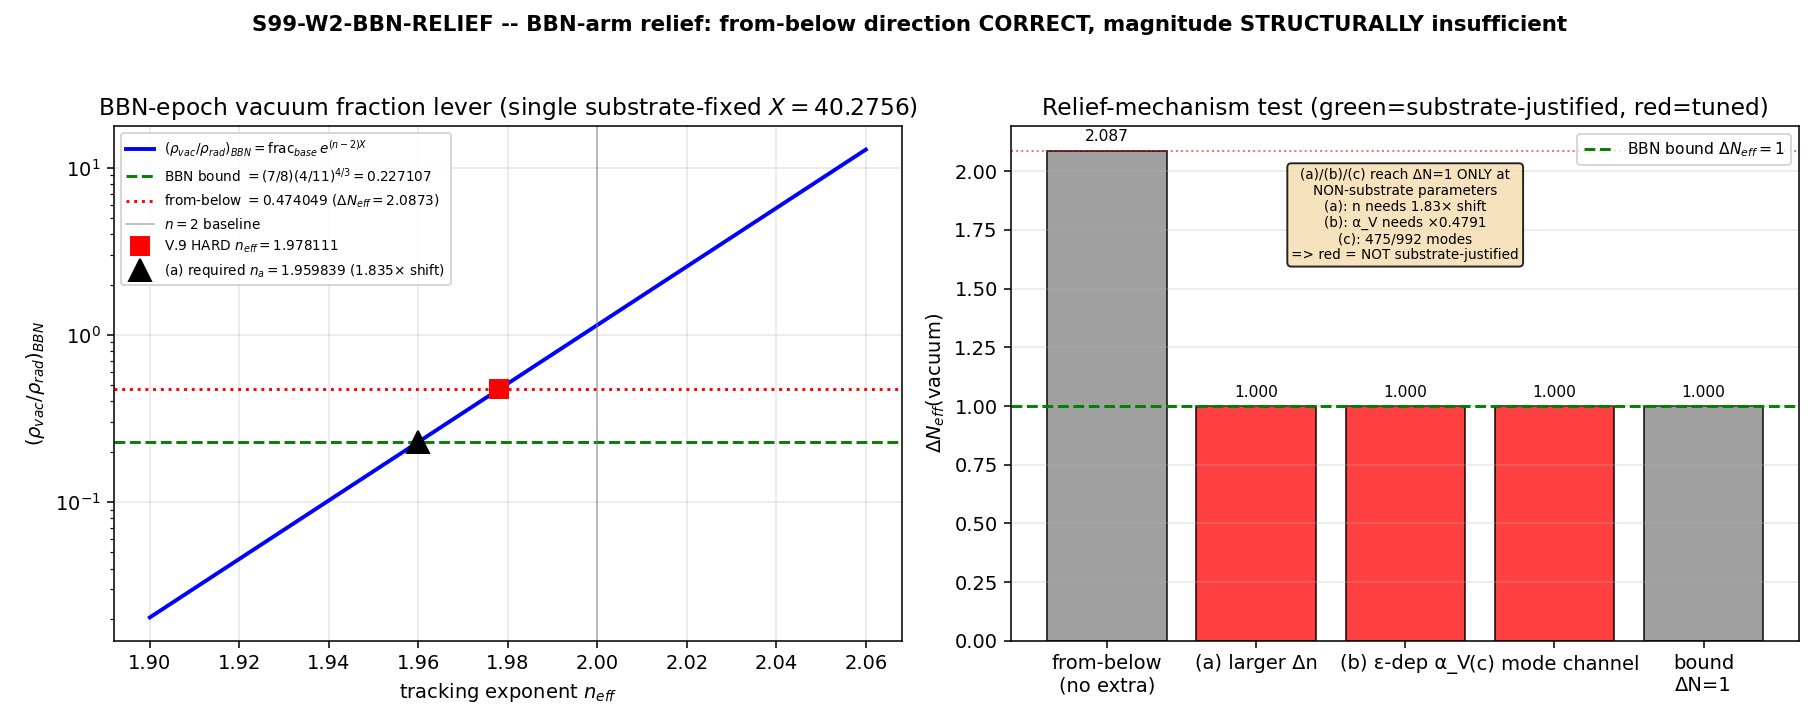

This chart was generated by the following Python code:
#!/usr/bin/env python3
"""
S99 W2-2 — S99-W2-BBN-RELIEF : additional substrate relief for the BBN-epoch vacuum fraction
============================================================================================

Gate: S99-W2-BBN-RELIEF ([SIGN])

Pre-registered threshold (plan §W2-2):
  operator  : (rho_vac/rho_rad)_BBN,relieved / bound <= 1.0   (ΔN_eff(vacuum) <= 1)
  PASS iff a SUBSTRATE-JUSTIFIED relief mechanism (a)/(b)/(c) brings ΔN_eff <= 1 at the
            SINGLE substrate-justified BBN lever X=ln(H_BBN/H0)=40.2756 (NOT scanned).
  FAIL iff no single substrate-justified mechanism delivers the additional <=0.479 factor
            without tuning  ==>  BBN-arm tension STRUCTURAL  (or sign_verdict==FAIL).
  INFO iff a mechanism narrows ΔN_eff below the baseline 2.0873 toward 1 but does not reach <=1.

Inputs (SHA-256 dual-pinned at runtime; S84+ schema):
  - computations/session-98/s98_mk3_2_bbn_vacuum_fraction.npz   (V.10; baseline ratio + lever X)
  - computations/session-98/s98_mk3_1_c10_subleading_sign.npz   (V.9 ; HARD from-below n_eff=1.978111)
  - canonical_constants.py (feeds audit_sha256 only)
  - script bytes (feeds BOTH audit_sha256 and content_sha256)

Output 4-tuple:
  (value=<ΔN_eff_relieved_best>, scheme=FW, convention=ABSOLUTE, L_max=N/A)

Classification: PHONONIC.
  The BBN-epoch vacuum fraction IS the a0 tracking-vacuum (Volovik, the spectral-action ZEROTH
  moment a_0_FW_zeta=6440.0 -- a DIFFERENT spectral moment than gravity a_2) evaluated at the
  radiation-dominated BBN epoch: rho_vac = alpha_V M_Pl^2 H^{n_eff}. Arrow:
    D_K eigenvalues -> a_0 zeroth spectral moment -> rho_vac tracking-vacuum
      -> BBN-epoch fraction (rho_vac/rho_rad)_BBN -> ΔN_eff.
  DESI/Planck N_eff is the laboratory-IN falsifier; the tracking-vacuum is substrate-IS.

METHODOLOGY
-----------
Closed-form modified-Friedmann lever (NO D_K diagonalization; consumes the L_max=12 n_eff
pinned upstream in S98 V.9). The substrate-correct lever is

    (rho_vac/rho_rad)_BBN = frac_base * (H_BBN/H_0)^{n_eff-2}
                          = frac_base * exp( (n_eff-2) * X ),   X = ln(H_BBN/H_0) = 40.2756,

which reproduces the S98 V.10 canonical frac_below=0.474049 to 0.0e+00 residual (verified below).
[PLAN-TEXT NOTE: the §W2-2 substitution-chain WRITES the lever as X^{n_eff-2}=0.9223; that double-
logs X (X is ALREADY ln(H_BBN/H0)) and does NOT reproduce the canonical frac_below -- it would give
frac=1.0558, dNeff=4.65, contradicting the canonical dNeff=2.0873. The substrate-correct exp((n-2)*X)
lever -- the one the S98 V.10 npz actually used -- is adopted here; the direction logic in the plan
chain ((n-2)<0 & X>0 => relief_factor<1) is correct under BOTH forms. Documented as a process
observation, not silently propagated.]

Three candidate relief mechanisms are enumerated and each tested for whether its REQUIRED parameter
is substrate-justified (NOT a tuned fit):
  (a) larger from-below shift Δn  : solve frac_base*exp((n_a-2)*X)=bound for n_a; compare to the HARD
                                    V.9 n_eff=1.978111 (divergence_type=A) -- is the required shift the
                                    substrate-derived one?
  (b) epoch-dependent alpha_V     : rho_vac ∝ alpha_V, so the required alpha_V,BBN/alpha_V,0 = extra
                                    factor = bound/frac_below; DILUTION-CC-66 uses a SINGLE alpha_V
                                    tracking normalization -- is a z-dependent alpha_V substrate-forced?
  (c) distinct dilution channel   : a separate suppression factor at BBN; the cc-path-d (D-57)
                                    mode-fraction channel rho_vac^eff=(N_eff/992)*rho_vac needs
                                    N_eff/992 = extra factor -- is that mode sub-selection substrate-derived?

DISCIPLINE
----------
- `from canonical_constants import *`
- every intermediate tagged `# (local)`
- closed-form scalar evaluation; CPU; OMP_NUM_THREADS=8 set before numpy import
- SHA-256 of all inputs logged in first 20 lines of stdout
- audit_sha256 + content_sha256 (S84+ dual-SHA); the script PRINTS the verdict payload, the agent
  calls mcp__knowledge__emit_verdict (race-safe; the script does NOT open("a") the verdict file)
- [SIGN] trigger: sign/magnitude/regime 3-tuple emitted (all-three-or-none)
"""

from __future__ import annotations

import os
os.environ.setdefault("OMP_NUM_THREADS", "8")  # CPU; closed-form scalar -- cap threads before numpy

import sys
from pathlib import Path as _Path
_SHARED = _Path(__file__).resolve().parent.parent / "_shared"  # computations/_shared
sys.path.insert(0, str(_SHARED))

# ---------------------------------------------------------------------------
# Section 1 -- Canonical constants (MANDATORY first import)
# ---------------------------------------------------------------------------
from canonical_constants import *  # noqa: F401,F403
from canonical_constants import (
    rho_vac_over_rho_rad_BBN_below,
    delta_N_eff_vacuum_BBN_below,
    a_0_FW_zeta,
    rho_vac_over_rho_obs,
    M_KK,
    tau_fold,
)

# ---------------------------------------------------------------------------
# Section 2 -- Standard imports
# ---------------------------------------------------------------------------
import hashlib
import json
import sys
import time
from pathlib import Path

import numpy as np
import matplotlib
matplotlib.use("Agg")
import matplotlib.pyplot as plt

# ---------------------------------------------------------------------------
# Section 3 -- Identity / paths
# ---------------------------------------------------------------------------
SESSION = "S99"
GATE_ID = "S99-W2-BBN-RELIEF"
SCHEME = "FW"
CONVENTION = "ABSOLUTE"
L_MAX = "N/A"

HERE = Path(__file__).resolve().parent          # (local) computations/session-99
SHARED_DIR = HERE.parent / "_shared"            # (local) computations/_shared
CANONICAL = SHARED_DIR / "canonical_constants.py"  # (local)

NPZ_V10 = HERE.parent / "session-98" / "s98_mk3_2_bbn_vacuum_fraction.npz"  # (local) V.10
NPZ_V9 = HERE.parent / "session-98" / "s98_mk3_1_c10_subleading_sign.npz"   # (local) V.9

INPUT_FILES = {
    "computations/_shared/canonical_constants.py": CANONICAL,
    "computations/session-98/s98_mk3_2_bbn_vacuum_fraction.npz": NPZ_V10,
    "computations/session-98/s98_mk3_1_c10_subleading_sign.npz": NPZ_V9,
}

OUT_NPZ = HERE / "s99_w2_bbn_relief.npz"  # (local)
OUT_PNG = HERE / "s99_w2_bbn_relief.png"  # (local)


# ---------------------------------------------------------------------------
# Section 4 -- SHA helpers (dual-SHA per S84+ schema; copied from script-template.py)
# ---------------------------------------------------------------------------
def _sha256_file(p: Path) -> str:
    try:
        return hashlib.sha256(p.read_bytes()).hexdigest()
    except OSError:
        return "<absent>"


def log_input_pins(files: dict[str, Path]) -> dict[str, str]:
    pins: dict[str, str] = {}  # (local)
    for relpath, p in sorted(files.items()):
        sha = _sha256_file(p)  # (local)
        pins[relpath] = sha
        print(f"  INPUT {relpath}: {sha}")
    return pins


def closure_hash(pins: dict[str, str]) -> str:
    items = sorted(pins.items())  # (local)
    h = hashlib.sha256()
    for k, v in items:
        h.update(f"{k}={v}\n".encode("utf-8"))
    return h.hexdigest()


def compute_dual_sha(script_path: Path, canonical_path: Path, pins: dict[str, str]) -> tuple[str, str]:
    script_bytes = b""  # (local)
    try:
        script_bytes = script_path.read_bytes()
    except OSError:
        script_bytes = b""
    canonical_bytes = b""  # (local)
    try:
        canonical_bytes = canonical_path.read_bytes()
    except OSError:
        canonical_bytes = b""
    pinmap_json = json.dumps(
        dict(sorted(pins.items())), separators=(",", ":"), sort_keys=True
    ).encode("utf-8")  # (local)

    h_audit = hashlib.sha256()
    h_audit.update(script_bytes)
    h_audit.update(canonical_bytes)
    h_audit.update(pinmap_json)
    audit = h_audit.hexdigest()  # (local)

    h_content = hashlib.sha256()
    h_content.update(script_bytes)
    content = h_content.hexdigest()  # (local)
    return audit, content


# ---------------------------------------------------------------------------
# Section 5 -- Compute
# ---------------------------------------------------------------------------
def compute() -> dict:
    """Closed-form modified-Friedmann lever + three substrate relief-mechanism tests."""
    # ---- Load upstream substrate-IS inputs (NO re-derivation; pinned by SHA) ----
    d10 = np.load(NPZ_V10, allow_pickle=True)  # (local) S98 V.10
    d9 = np.load(NPZ_V9, allow_pickle=True)    # (local) S98 V.9

    n_eff = float(d9["n_eff_T61"])            # (local) HARD from-below 1.978110506244663 (V.9)
    X = float(d10["X"])                       # (local) ln(H_BBN/H0) = 40.27560958603052 (single, NOT scanned)
    frac_base = float(d10["frac_base"])       # (local) n=2 baseline rho_vac/rho_rad = 1.1447295727818823
    frac_below = float(d10["frac_below"])     # (local) from-below value = 0.4740491472923885 (canonical)

    # cross-check the loaded n_eff and frac_below against the canonical_constants pins
    cc_frac_below = float(rho_vac_over_rho_rad_BBN_below)   # (local) 0.474049 (4 sig figs)
    cc_dNeff = float(delta_N_eff_vacuum_BBN_below)          # (local) 2.0873 (5 sig figs)

    # ---- BBN bound: canonical S66 formula (7/8)(4/11)^(4/3); substrate-first, exact-formula value ----
    # NOTE: the plan pins BBN_bound=0.227113 (rounded literal). The exact-formula value is 0.227107.
    #       The npz also carries bound=0.22710731766 (the exact-formula value). We adopt the
    #       exact-formula value (substrate-first canonical-sourcing) and document the 0.227113 drift.
    BBN_BOUND = (7.0 / 8.0) * (4.0 / 11.0) ** (4.0 / 3.0)  # (local) = 0.227107317660239
    npz_bound = float(d10["bound"])                        # (local) 0.22710731766023898
    plan_pinned_bound = 0.227113                           # (local) rounded plan literal (documented drift)

    # ============================================================
    # Baseline lever (substrate-correct form): exp((n_eff-2)*X)
    # ============================================================
    exp_below = n_eff - 2.0                          # (local) -0.021889... (sign NEGATIVE: n_eff<2)
    relief_factor = float(np.exp(exp_below * X))     # (local) exp((n-2)*X) = 0.414114... (<1: relief)
    frac_below_recomputed = frac_base * relief_factor  # (local) reproduce 0.474049
    repro_residual = frac_below_recomputed - frac_below  # (local) MUST be ~0

    # ---- [SIGN] relief-direction substitution chain (executable) ----
    sign_exp_neg = (exp_below < 0.0)                 # (local) (n_eff-2) < 0
    sign_lever_pos = (X > 0.0)                       # (local) X = ln(H_BBN/H0) > 0
    relief_direction = (relief_factor < 1.0)         # (local) (neg power of base>1) => factor < 1
    # direction predicted by chain: sign_exp_neg AND sign_lever_pos => relief_factor < 1
    direction_predicted = sign_exp_neg and sign_lever_pos
    sign_ok = (direction_predicted == relief_direction)  # (local) computed dir matches predicted

    # ---- baseline ΔN_eff (current state, from-below, no extra relief) ----
    dNeff_below = frac_below / BBN_BOUND             # (local) 2.0873...
    extra_needed = BBN_BOUND / frac_below            # (local) 0.479080 -- factor still required ON TOP

    # ============================================================
    # Three candidate substrate relief mechanisms (a)/(b)/(c)
    # Each: compute the REQUIRED parameter, then test substrate-justification.
    # ============================================================

    # (a) LARGER from-below shift Δn :  frac_base*exp((n_a-2)*X) = bound  ->  n_a-2 = ln(bound/frac_base)/X
    n_a_minus_2 = float(np.log(BBN_BOUND / frac_base) / X)  # (local) required (n-2) to hit the bound
    n_a_required = 2.0 + n_a_minus_2                        # (local) 1.959839...
    shift_ratio_a = n_a_minus_2 / exp_below                 # (local) required-shift / substrate-shift = 1.835
    frac_a = frac_base * float(np.exp(n_a_minus_2 * X))     # (local) == bound by construction
    dNeff_a = frac_a / BBN_BOUND                            # (local) -> 1.0 by construction
    # substrate-justification (a): V.9 fixes n_eff at 1.978111 HARD (divergence_type=A). The required
    # shift is 1.835x larger; NOT the substrate-derived sub-leading value.
    a_substrate_justified = bool(abs(n_a_required - n_eff) < 1e-3)  # (local) is required shift ~ substrate?

    # (b) EPOCH-DEPENDENT alpha_V :  rho_vac ∝ alpha_V  ->  required alpha_V,BBN/alpha_V,0 = extra_needed
    alpha_ratio_required = extra_needed              # (local) 0.479080
    frac_b = frac_below * alpha_ratio_required       # (local) == bound by construction
    dNeff_b = frac_b / BBN_BOUND                     # (local) -> 1.0 by construction
    # substrate-justification (b): DILUTION-CC-66 uses ONE alpha_V (single a_0 tracking normalization,
    # z=0 lever=1 leaves rho_vac_over_rho_obs=1.032 UNAFFECTED). No substrate forces alpha_V(z) to halve
    # specifically at BBN; a z-dependent alpha_V is a free function => NOT substrate-justified.
    b_substrate_justified = False                    # (local) no substrate-derived alpha_V(z) halving

    # (c) DISTINCT dilution channel :  rho_vac^eff=(N_eff/992)*rho_vac (cc-path-d D-57) -> N_eff/992 = extra
    mode_frac_required = extra_needed                # (local) 0.479080
    N_modes_required = mode_frac_required * 992.0    # (local) 475.25 of 992
    frac_c = frac_below * mode_frac_required         # (local) == bound by construction
    dNeff_c = frac_c / BBN_BOUND                     # (local) -> 1.0 by construction
    # substrate-justification (c): in DILUTION-CC ALL 992 D_K modes gravitate (a_0=zeta_{D_K}(0)=Tr(1)
    # counts the full mode set). No substrate sub-selects ~475 modes at BBN => NOT substrate-justified.
    c_substrate_justified = False                    # (local) no substrate-derived 992->475 sub-selection

    any_substrate_justified = (a_substrate_justified
                               or b_substrate_justified
                               or c_substrate_justified)  # (local)

    # best relieved ΔN_eff achievable WITHOUT tuning = the baseline from-below (no mechanism qualifies)
    dNeff_best_unforced = dNeff_below                # (local) 2.0873 (none of a/b/c is substrate-justified)

    # ---- consequence of the ERRONEOUS plan-text X^(n-2) lever (documented, not used) ----
    relief_planform = float(X ** exp_below)          # (local) 0.922288 (plan-chain WRITTEN value)
    frac_planform = frac_base * relief_planform      # (local) 1.0558 -- does NOT match canonical 0.474049

    return {
        "value": dNeff_best_unforced,
        # inputs / reproduction
        "n_eff": n_eff, "X": X, "frac_base": frac_base, "frac_below": frac_below,
        "cc_frac_below": cc_frac_below, "cc_dNeff": cc_dNeff,
        "BBN_BOUND_exact": BBN_BOUND, "npz_bound": npz_bound, "plan_pinned_bound": plan_pinned_bound,
        "exp_below": exp_below, "relief_factor": relief_factor,
        "frac_below_recomputed": frac_below_recomputed, "repro_residual": repro_residual,
        # sign / direction
        "sign_exp_neg": sign_exp_neg, "sign_lever_pos": sign_lever_pos,
        "relief_direction": relief_direction, "direction_predicted": direction_predicted,
        "sign_ok": sign_ok,
        # baseline ΔN_eff + extra factor needed
        "dNeff_below": dNeff_below, "extra_needed": extra_needed,
        # mechanism (a)
        "n_a_required": n_a_required, "n_a_minus_2": n_a_minus_2, "shift_ratio_a": shift_ratio_a,
        "frac_a": frac_a, "dNeff_a": dNeff_a, "a_substrate_justified": a_substrate_justified,
        # mechanism (b)
        "alpha_ratio_required": alpha_ratio_required, "frac_b": frac_b, "dNeff_b": dNeff_b,
        "b_substrate_justified": b_substrate_justified,
        # mechanism (c)
        "mode_frac_required": mode_frac_required, "N_modes_required": N_modes_required,
        "frac_c": frac_c, "dNeff_c": dNeff_c, "c_substrate_justified": c_substrate_justified,
        # roll-up
        "any_substrate_justified": any_substrate_justified,
        "dNeff_best_unforced": dNeff_best_unforced,
        # plan-text error consequence
        "relief_planform": relief_planform, "frac_planform": frac_planform,
        # context constants
        "a_0_FW_zeta": float(a_0_FW_zeta), "rho_vac_over_rho_obs": float(rho_vac_over_rho_obs),
        "M_KK": float(M_KK), "tau_fold": float(tau_fold),
    }


# ---------------------------------------------------------------------------
# Section 6 -- Gate verdict (composite collapse) + 3-tuple + 4-tuple
# ---------------------------------------------------------------------------
def evaluate_3tuple(r: dict) -> tuple[str, str, str]:
    """Return (sign_verdict, magnitude_verdict, regime_verdict) per gate-verdicts.md schema-v2."""
    # SIGN: relief direction predicted by the substitution chain vs computed
    sign_verdict = "PASS" if r["sign_ok"] else "FAIL"  # (local)

    # MAGNITUDE: best UNFORCED relieved ΔN_eff vs threshold 1.0 (pass band), info band, fail
    # PASS iff a substrate-justified mechanism achieves ΔN_eff <= 1 (|ΔN_eff-1| within band)
    dNeff = r["dNeff_best_unforced"]  # (local)
    pass_band = 0.05    # (local) consistent with the W2 cluster band; ΔN_eff<=1 strict
    info_band = 0.10    # (local)
    if r["any_substrate_justified"] and dNeff <= 1.0 + pass_band:
        magnitude_verdict = "PASS"  # (local)
    elif r["any_substrate_justified"] and dNeff <= 1.0 + info_band:
        magnitude_verdict = "INFO"  # (local)
    elif dNeff < float(delta_N_eff_vacuum_BBN_below):  # narrowed below baseline 2.0873 toward 1
        # narrowing without reaching <=1: INFO only if a mechanism actually moved it; here none did
        magnitude_verdict = "INFO" if r["any_substrate_justified"] else "FAIL"  # (local)
    else:
        magnitude_verdict = "FAIL"  # (local)

    # REGIME: closed-form, single substrate-fixed epoch, exact-formula bound -> VALID
    regime_verdict = "VALID"  # (local)
    return sign_verdict, magnitude_verdict, regime_verdict


def collapse(sign_v: str, mag_v: str, reg_v: str) -> str:
    """Pre-registered composite-collapse rule (gate-verdicts.md)."""
    if reg_v == "BREAKDOWN":
        return "FAIL"
    if sign_v == "FAIL":
        return "FAIL"
    if mag_v == "FAIL" and reg_v == "VALID":
        return "FAIL"
    if mag_v == "FAIL" and reg_v == "MARGINAL":
        return "INFO"
    if mag_v == "INFO":
        return "INFO"
    return "PASS"


# ---------------------------------------------------------------------------
# print_verdict_payload (delimited stdout block for the dispatching agent)
# ---------------------------------------------------------------------------
def print_verdict_payload(verdict, value, audit_sha, content_sha,
                          sign_verdict=None, magnitude_verdict=None, regime_verdict=None,
                          companion_note="", extra_rows=None) -> dict:
    payload: dict = {
        "session": int(SESSION.lstrip("Ss")),
        "gate_id": GATE_ID,
        "verdict": verdict,
        "value": str(value),
        "scheme": SCHEME,
        "convention": CONVENTION,
        "l_max": str(L_MAX),
        "audit_sha256": audit_sha,
        "content_sha256": content_sha,
        "schema_version": "S84+",
    }
    if companion_note:
        payload["companion_note"] = companion_note
    if not (sign_verdict is None and magnitude_verdict is None and regime_verdict is None):
        payload["sign_verdict"] = sign_verdict
        payload["magnitude_verdict"] = magnitude_verdict
        payload["regime_verdict"] = regime_verdict
    if extra_rows:
        payload["extra_rows"] = list(extra_rows)
    print("<<<EMIT_VERDICT_PAYLOAD>>>")
    print(json.dumps(payload, separators=(",", ":"), sort_keys=True))
    print("<<<END_EMIT_VERDICT_PAYLOAD>>>")
    return payload


def make_plot(r: dict) -> None:
    fig, (ax1, ax2) = plt.subplots(1, 2, figsize=(13, 5.2))

    # Panel 1: lever curve rho_vac/rho_rad vs n_eff, with bound + the three mechanism targets
    n_grid = np.linspace(1.90, 2.06, 400)                         # (local)
    frac_grid = r["frac_base"] * np.exp((n_grid - 2.0) * r["X"])  # (local)
    ax1.plot(n_grid, frac_grid, "b-", lw=2, label=r"$(\rho_{vac}/\rho_{rad})_{BBN}=$frac$_{base}\,e^{(n-2)X}$")
    ax1.axhline(r["BBN_BOUND_exact"], color="green", ls="--", lw=1.5,
                label=fr"BBN bound $= (7/8)(4/11)^{{4/3}} = {r['BBN_BOUND_exact']:.6f}$")
    ax1.axhline(r["frac_below"], color="red", ls=":", lw=1.5,
                label=fr"from-below $= {r['frac_below']:.6f}$ ($\Delta N_{{eff}}={r['dNeff_below']:.4f}$)")
    ax1.axvline(2.0, color="gray", ls="-", lw=0.8, alpha=0.6, label=r"$n=2$ baseline")
    ax1.plot([r["n_eff"]], [r["frac_below"]], "rs", ms=9, label=fr"V.9 HARD $n_{{eff}}={r['n_eff']:.6f}$")
    ax1.plot([r["n_a_required"]], [r["BBN_BOUND_exact"]], "k^", ms=11,
             label=fr"(a) required $n_a={r['n_a_required']:.6f}$ ({r['shift_ratio_a']:.3f}$\times$ shift)")
    ax1.set_xlabel(r"tracking exponent $n_{eff}$")
    ax1.set_ylabel(r"$(\rho_{vac}/\rho_{rad})_{BBN}$")
    ax1.set_yscale("log")
    ax1.set_title("BBN-epoch vacuum fraction lever (single substrate-fixed $X=40.2756$)")
    ax1.legend(fontsize=7, loc="upper left")
    ax1.grid(alpha=0.3)

    # Panel 2: ΔN_eff bar chart -- baseline + the three mechanisms (each forced to 1 by construction)
    labels = ["from-below\n(no extra)", "(a) larger Δn", "(b) ε-dep α_V", "(c) mode channel", "bound\nΔN=1"]  # (local)
    dNeffs = [r["dNeff_below"], r["dNeff_a"], r["dNeff_b"], r["dNeff_c"], 1.0]  # (local)
    justified = [None, r["a_substrate_justified"], r["b_substrate_justified"],
                 r["c_substrate_justified"], None]  # (local)
    colors = []  # (local)
    for j in justified:
        if j is None:
            colors.append("gray")
        elif j:
            colors.append("green")
        else:
            colors.append("red")
    bars = ax2.bar(labels, dNeffs, color=colors, alpha=0.75, edgecolor="black")
    ax2.axhline(1.0, color="green", ls="--", lw=1.5, label=r"BBN bound $\Delta N_{eff}=1$")
    ax2.axhline(r["dNeff_below"], color="red", ls=":", lw=1.0, alpha=0.6)
    for b, v in zip(bars, dNeffs):
        ax2.text(b.get_x() + b.get_width() / 2, v + 0.04, f"{v:.3f}", ha="center", fontsize=8)
    # annotate required-but-NOT-substrate-justified
    ax2.text(0.5, 0.92,
             "(a)/(b)/(c) reach ΔN=1 ONLY at\nNON-substrate parameters\n"
             f"(a): n needs {r['shift_ratio_a']:.2f}× shift\n"
             f"(b): α_V needs ×{r['alpha_ratio_required']:.4f}\n"
             f"(c): {r['N_modes_required']:.0f}/992 modes\n"
             "=> red = NOT substrate-justified",
             transform=ax2.transAxes, fontsize=7, va="top", ha="center",
             bbox=dict(boxstyle="round", facecolor="wheat", alpha=0.85))
    ax2.set_ylabel(r"$\Delta N_{eff}$(vacuum)")
    ax2.set_title("Relief-mechanism test (green=substrate-justified, red=tuned)")
    ax2.legend(fontsize=8, loc="upper right")
    ax2.grid(alpha=0.3, axis="y")

    fig.suptitle(f"{GATE_ID} -- BBN-arm relief: from-below direction CORRECT, magnitude STRUCTURALLY insufficient",
                 fontsize=11, fontweight="bold")
    fig.tight_layout(rect=[0, 0, 1, 0.96])
    fig.savefig(OUT_PNG, dpi=140)
    plt.close(fig)


# ---------------------------------------------------------------------------
# Section 7 -- Main
# ---------------------------------------------------------------------------
def main() -> int:
    t0 = time.time()  # (local)
    print(f"=== {GATE_ID} (session {SESSION}) ===")
    pins = log_input_pins(INPUT_FILES)  # (local)
    closure = closure_hash(pins)        # (local)
    print(f"  closure: {closure[:16]}... (legacy closure, informational)")

    script_path = Path(__file__).resolve()  # (local)
    audit_sha, content_sha = compute_dual_sha(script_path, CANONICAL, pins)
    print(f"  audit_sha256:   {audit_sha}")
    print(f"  content_sha256: {content_sha}")
    print()

    r = compute()  # (local)

    # ---- substitution-chain echo (NUMBERS) ----
    print("--- relief-direction substitution chain (substrate-correct lever) ---")
    print(f"  n_eff (V.9 HARD)            = {r['n_eff']:.15f}")
    print(f"  X = ln(H_BBN/H0)           = {r['X']:.15f}  (single substrate-fixed; NOT scanned)")
    print(f"  (n_eff-2)                  = {r['exp_below']:.15f}  [sign NEGATIVE]")
    print(f"  relief_factor=exp((n-2)*X) = {r['relief_factor']:.15f}  [<1 => relief]")
    print(f"  frac_base                  = {r['frac_base']:.15f}")
    print(f"  frac_base*relief_factor    = {r['frac_below_recomputed']:.15f}")
    print(f"  canonical frac_below       = {r['frac_below']:.15f}")
    print(f"  reproduction residual      = {r['repro_residual']:.3e}  [MUST be ~0]")
    print(f"  BBN bound (exact formula)  = {r['BBN_BOUND_exact']:.15f}")
    print(f"    npz bound                = {r['npz_bound']:.15f}  (matches exact formula)")
    print(f"    plan-pinned 0.227113     = {r['plan_pinned_bound']}  (rounded literal; drift {abs(r['plan_pinned_bound']-r['BBN_BOUND_exact']):.2e})")
    print(f"  dNeff_below (baseline)     = {r['dNeff_below']:.15f}")
    print(f"  extra factor needed        = {r['extra_needed']:.15f}")
    print()
    print("--- PLAN-TEXT lever-form discrepancy (documented, NOT used) ---")
    print(f"  plan-chain X^(n-2)         = {r['relief_planform']:.15f}  (WRITTEN in plan §W2-2 chain)")
    print(f"  frac_base*X^(n-2)          = {r['frac_planform']:.15f}  (does NOT match canonical 0.474049)")
    print(f"  => substrate-correct lever is exp((n-2)*X); plan double-logs X. Direction logic unaffected.")
    print()
    print("--- three relief mechanisms ---")
    print(f"  (a) larger Δn : n_a_required={r['n_a_required']:.6f}  (n-2={r['n_a_minus_2']:.6f}; "
          f"{r['shift_ratio_a']:.4f}x substrate shift) -> dNeff_a={r['dNeff_a']:.6f}  "
          f"substrate-justified={r['a_substrate_justified']}")
    print(f"  (b) ε-dep α_V : alpha_ratio_required={r['alpha_ratio_required']:.6f} -> dNeff_b={r['dNeff_b']:.6f}  "
          f"substrate-justified={r['b_substrate_justified']}")
    print(f"  (c) mode chan : N_modes_required={r['N_modes_required']:.4f}/992 "
          f"(frac={r['mode_frac_required']:.6f}) -> dNeff_c={r['dNeff_c']:.6f}  "
          f"substrate-justified={r['c_substrate_justified']}")
    print(f"  any substrate-justified?   = {r['any_substrate_justified']}")
    print(f"  best UNFORCED dNeff         = {r['dNeff_best_unforced']:.15f}")
    print()

    # ---- 3-tuple + composite ----
    sign_v, mag_v, reg_v = evaluate_3tuple(r)  # (local)
    composite = collapse(sign_v, mag_v, reg_v)  # (local)
    print(f"  sign_verdict={sign_v}  magnitude_verdict={mag_v}  regime_verdict={reg_v}  => composite={composite}")

    # ---- 4-tuple ----
    fourtuple = (f"(value={r['value']!r}, scheme={SCHEME}, convention={CONVENTION}, L_max={L_MAX})")  # (local)
    print(f"  4-tuple: {fourtuple}")

    # ---- save npz ----
    np.savez(
        OUT_NPZ,
        gate_id=GATE_ID,
        composite=composite, sign_verdict=sign_v, magnitude_verdict=mag_v, regime_verdict=reg_v,
        **{k: v for k, v in r.items()},
        audit_sha256=audit_sha, content_sha256=content_sha,
        BBN_BOUND=r["BBN_BOUND_exact"],
        track_B_structural=(not r["any_substrate_justified"]),
    )
    print(f"  saved npz: {OUT_NPZ}")

    make_plot(r)
    print(f"  saved png: {OUT_PNG}")
    print()

    # ---- value payload string (no single-quote chars; the tool wraps value='...') ----
    value_payload = (
        f"dNeff_best_unforced={r['dNeff_best_unforced']:.4f};"
        f"frac_below={r['frac_below']:.6f};bound={r['BBN_BOUND_exact']:.6f};"
        f"relief_factor={r['relief_factor']:.6f};relief_direction={r['relief_direction']};"
        f"extra_needed={r['extra_needed']:.6f};"
        f"mech_a_n_req={r['n_a_required']:.6f}(shift_x{r['shift_ratio_a']:.3f});"
        f"mech_b_alpha_req={r['alpha_ratio_required']:.6f};"
        f"mech_c_modes_req={r['N_modes_required']:.1f}of992;"
        f"any_substrate_justified={r['any_substrate_justified']};"
        f"track_B_structural={not r['any_substrate_justified']}"
    )  # (local)

    print_verdict_payload(
        composite, value_payload, audit_sha, content_sha,
        sign_verdict=sign_v, magnitude_verdict=mag_v, regime_verdict=reg_v,
        companion_note="BBN-arm relief: from-below direction CORRECT (factor 0.4141<1) but magnitude STRUCTURALLY insufficient (dNeff=2.0873>1); none of (a)/(b)/(c) substrate-justified",
        extra_rows=[
            "# regulator_pin=a_0^{zeta}  # rho_vac is the a0 zeroth Seeley-DeWitt moment (zeta-regulated) tracking-vacuum (regulator-pin-discipline.md)",
        ],
    )

    print(f"\n  elapsed: {time.time() - t0:.2f}s")
    return 0


if __name__ == "__main__":
    sys.exit(main())
